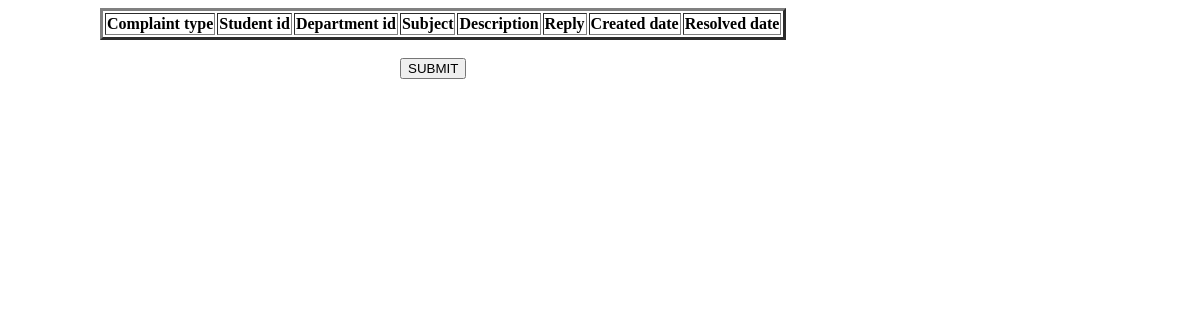
The app's page /Complaints, older data.
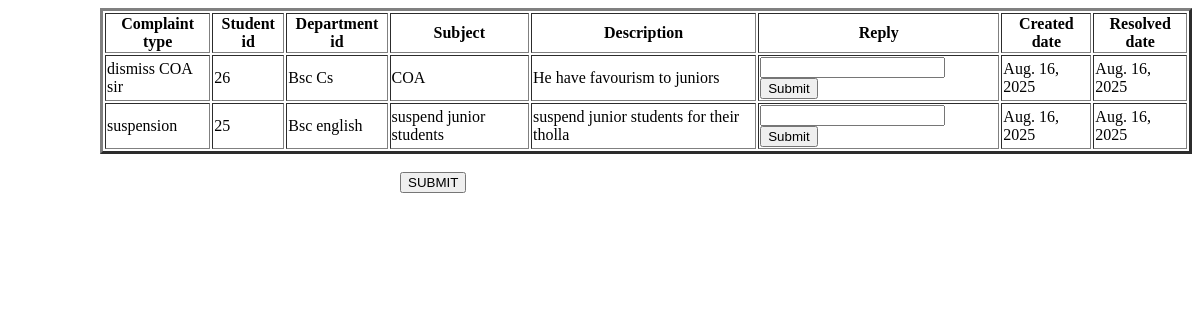
The same page, newer data.
### CampusSenseApp/models.py (models this page shows)
class Complaint(models.Model):
    DEPARTMENT = models.ForeignKey(Department, on_delete=models.CASCADE)
    STUDENT = models.ForeignKey(Students, on_delete=models.CASCADE)
    ComplaintType=models.CharField(max_length=50,null=True,blank=True)
    Subject=models.CharField(max_length=100,null=True,blank=True)
    Description=models.CharField(max_length=150,null=True,blank=True)
    Reply=models.CharField(max_length=150,null=True,blank=True)
    CreatedDate=models.DateField(auto_now=True,null=True,blank=True)
    ResolvedDate=models.DateField(auto_now=True,null=True,blank=True)

class Students(models.Model):
    DEPARTMENT = models.ForeignKey(Department, on_delete=models.CASCADE)
    LOGIN = models.ForeignKey(LoginTable, on_delete=models.CASCADE)
    Name=models.CharField(max_length=50,null=True,blank=True)
    RollNumber=models.CharField(max_length=50,null=True,blank=True)
    Gender=models.CharField(max_length=50,null=True,blank=True)
    DateofBirth=models.DateField(auto_now=True,null=True,blank=True)
    Semester=models.CharField(max_length=50,null=True,blank=True)
    Email=models.CharField(max_length=50,null=True,blank=True)
    Phone=models.BigIntegerField(null=True,blank=True)
    Address=models.CharField(max_length=50,null=True,blank=True)
    AdmissionDate=models.DateField(auto_now=True,null=True,blank=True)
    ProfileImage=models.FileField(null=True,blank=True)

class Department(models.Model):
    DepartmentName=models.CharField(max_length=50,null=True, blank=True)

### CampusSenseApp/views.py (the view)
# urls.py: path('Complaints', Complaints.as_view(), name="Complaints"),
class Complaints(View):
    def get(self, request):
        obj = Complaint.objects.all()
        return render(request, "admin module/complaints.html", {'val': obj})

### templates/admin module/complaints.html (shortened to what this page needs)
<!DOCTYPE html>
<html lang="en">
<head>
</head>
<body>
    <table border="3">
        <tr>
            <th>Complaint type</th>
            <th>Student id</th>
            <th>Department id</th>
            <th>Subject</th>
            <th>Description</th>
            <th>Reply</th>
            <th>Created date</th>
            <th>Resolved date</th>
        </tr>
        {% for i in val %}
        <tr>
            <td>{{ i.ComplaintType }}</td>
            <td>{{ i.STUDENT.RollNumber}}</td>
            <td>{{i.DEPARTMENT.DepartmentName}}</td>
            <td>{{ i.Subject }}</td>
            <td>{{ i.Description }}</td>
            <td>
                {% if i.Reply == "pending" %}
                    <input type="text">
                    <input type="submit">
                {% else %}
                {{ i.Reply }}
                {% endif %}
            </td>
            <td>{{ i.CreatedDate }}</td>
            <td>{{ i.ResolvedDate }}</td>
        </tr>
        {% endfor %}
    </table><br>
    <button type="submit">SUBMIT</button>
</body>
</html>

### templates/admin module/complaints.html (style rules this page uses)
body { margin-left: 100px; }
button { margin-left: 300px; }

Row changes from the older to the newer data that the page shows:
added Complaint: ComplaintType "dismiss COA sir", STUDENT.RollNumber "26", DEPARTMENT.DepartmentName "Bsc Cs", Subject "COA", Description "He have favourism to juniors", CreatedDate "Aug. 16, 2025", ResolvedDate "Aug. 16, 2025"
added Complaint: ComplaintType "suspension", STUDENT.RollNumber "25", DEPARTMENT.DepartmentName "Bsc english", Subject "suspend junior students", Description "suspend junior students for their tholla", CreatedDate "Aug. 16, 2025", ResolvedDate "Aug. 16, 2025"
